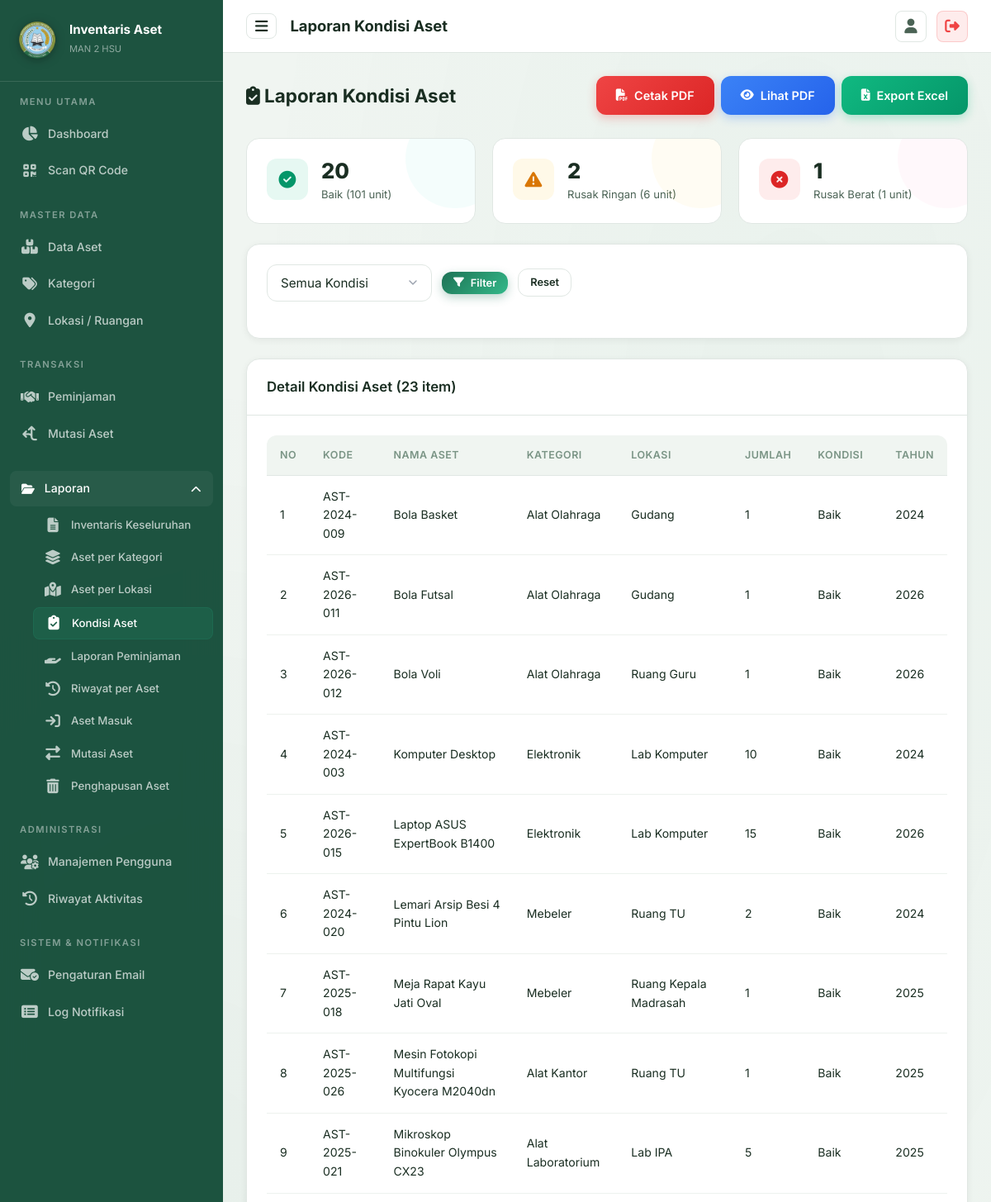
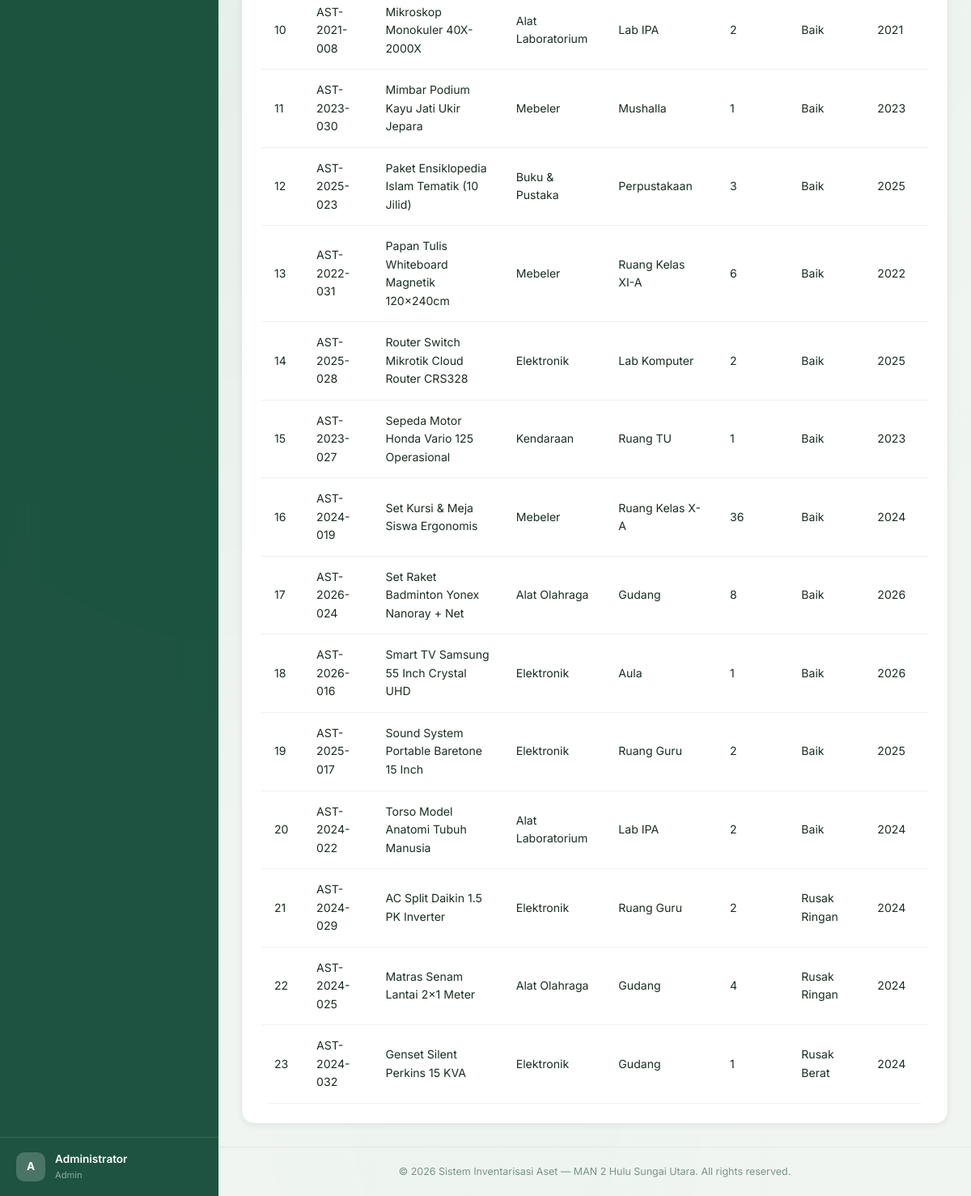
Page /pages/laporan/kondisi_aset.php (signed in) on the committed database (2 pictures, top to bottom).
### tables this page shows
CREATE TABLE `aset` (
  `id` int NOT NULL AUTO_INCREMENT,
  `kode_aset` varchar(50) NOT NULL,
  `nama_aset` varchar(150) NOT NULL,
  `id_kategori` int DEFAULT NULL,
  `id_lokasi` int DEFAULT NULL,
  `jumlah` int NOT NULL DEFAULT '1',
  `kondisi` enum('Baik','Rusak Ringan','Rusak Berat') NOT NULL DEFAULT 'Baik',
  `tahun_perolehan` year DEFAULT NULL,
  `nilai_perolehan` decimal(15,2) DEFAULT '0.00',
  `sumber_dana` varchar(100) DEFAULT NULL,
  `gambar` varchar(255) DEFAULT NULL,
  `keterangan` text,
  `qr_code_path` varchar(255) DEFAULT NULL,
  `created_at` timestamp NULL DEFAULT CURRENT_TIMESTAMP,
  `updated_at` timestamp NULL DEFAULT CURRENT_TIMESTAMP ON UPDATE CURRENT_TIMESTAMP,
  `deleted_at` timestamp NULL DEFAULT NULL,
  `bukti_hapus` varchar(255) DEFAULT NULL,
  `alasan_hapus` text,
  PRIMARY KEY (`id`),
  UNIQUE KEY `kode_aset` (`kode_aset`),
  KEY `id_kategori` (`id_kategori`),
  KEY `id_lokasi` (`id_lokasi`),
  CONSTRAINT `aset_ibfk_1` FOREIGN KEY (`id_kategori`) REFERENCES `kategori` (`id`) ON DELETE SET NULL,
  CONSTRAINT `aset_ibfk_2` FOREIGN KEY (`id_lokasi`) REFERENCES `lokasi` (`id`) ON DELETE SET NULL
);

CREATE TABLE `kategori` (
  `id` int NOT NULL AUTO_INCREMENT,
  `nama_kategori` varchar(100) NOT NULL,
  `keterangan` text,
  `created_at` timestamp NULL DEFAULT CURRENT_TIMESTAMP,
  PRIMARY KEY (`id`)
);

CREATE TABLE `lokasi` (
  `id` int NOT NULL AUTO_INCREMENT,
  `nama_lokasi` varchar(100) NOT NULL,
  `keterangan` text,
  `created_at` timestamp NULL DEFAULT CURRENT_TIMESTAMP,
  PRIMARY KEY (`id`)
);

### pages/laporan/kondisi_aset.php (the view, shortened to what this page needs)
<?php
$pdo = getConnection();
$filterKondisi = $_GET['kondisi'] ?? '';
$where = "WHERE a.deleted_at IS NULL";
$params = [];
$stmt = $pdo->prepare("SELECT a.*, k.nama_kategori, l.nama_lokasi FROM aset a
    LEFT JOIN kategori k ON a.id_kategori = k.id LEFT JOIN lokasi l ON a.id_lokasi = l.id
    $where ORDER BY a.kondisi, a.nama_aset");
$stmt->execute($params);
$data = $stmt->fetchAll();
$summary = $pdo->query("SELECT kondisi, COUNT(*) as total, SUM(jumlah) as unit FROM aset WHERE deleted_at IS NULL GROUP BY kondisi")->fetchAll();
require_once __DIR__ . '/../../includes/header.php';
require_once __DIR__ . '/../../includes/sidebar.php';
?>
<div class="page-header">
    <div><h2><i class="fas fa-clipboard-check"></i> Laporan Kondisi Aset</h2></div>
    <div class="btn-group no-print">
        <a href="export_pdf.php?type=kondisi&kondisi=<?= urlencode($filterKondisi) ?>" class="btn btn-danger"><i class="fas fa-file-pdf"></i> Cetak PDF</a>
        <a href="export_pdf.php?type=kondisi&kondisi=<?= urlencode($filterKondisi) ?>&view=1" target="_blank" class="btn btn-info"><i class="fas fa-eye"></i> Lihat PDF</a>
        <a href="export_excel.php?type=kondisi&kondisi=<?= urlencode($filterKondisi) ?>" class="btn btn-success"><i class="fas fa-file-excel"></i> Export Excel</a>
    </div>
</div>
<div class="stats-grid mb-4">
    <?php foreach ($summary as $s): ?>
    <div class="stat-card <?= $s['kondisi'] === 'Baik' ? 'teal' : ($s['kondisi'] === 'Rusak Ringan' ? 'amber' : 'pink') ?>">
        <div class="stat-icon <?= $s['kondisi'] === 'Baik' ? 'green' : ($s['kondisi'] === 'Rusak Ringan' ? 'amber' : 'red') ?>">
            <i class="fas fa-<?= $s['kondisi'] === 'Baik' ? 'check-circle' : ($s['kondisi'] === 'Rusak Ringan' ? 'exclamation-triangle' : 'times-circle') ?>"></i>
        </div>
        <div class="stat-info"><h3><?= $s['total'] ?></h3><p><?= $s['kondisi'] ?> (<?= $s['unit'] ?> unit)</p></div>
    </div>
    <?php endforeach; ?>
</div>
<div class="card mb-4 no-print"><div class="card-body">
    <form method="GET" class="search-bar">
        <select class="form-control" name="kondisi" style="max-width:200px;">
            <option value="">Semua Kondisi</option>
        </select>
        <button type="submit" class="btn btn-primary btn-sm"><i class="fas fa-filter"></i> Filter</button>
        <a href="<?= BASE_URL ?>/laporan/kondisi" class="btn btn-secondary btn-sm">Reset</a>
    </form>
</div></div>
<div class="card animate-fadeInUp"><div class="card-header"><h3>Detail Kondisi Aset (<?= count($data) ?> item)</h3></div><div class="card-body"><div class="table-wrapper">
    <table><thead><tr><th>No</th><th>Kode</th><th>Nama Aset</th><th>Kategori</th><th>Lokasi</th><th>Jumlah</th><th>Kondisi</th><th>Tahun</th></tr></thead>
    <tbody>
        <?php foreach ($data as $i => $a): ?>
        <tr>
            <td><?= $i+1 ?></td><td><?= htmlspecialchars($a['kode_aset']) ?></td><td><?= htmlspecialchars($a['nama_aset']) ?></td>
            <td><?= htmlspecialchars($a['nama_kategori'] ?? '-') ?></td><td><?= htmlspecialchars($a['nama_lokasi'] ?? '-') ?></td>
            <td><?= $a['jumlah'] ?></td>
            <td><?= htmlspecialchars($a['kondisi']) ?></td>
            <td><?= $a['tahun_perolehan'] ?? '-' ?></td>
        </tr>
        <?php endforeach; ?>
    </tbody></table>
</div></div></div>
<?php require_once __DIR__ . '/../../includes/footer.php'; ?>

### rows in the picture
aset: kode_aset "AST-2024-009", nama_aset "Bola Basket", id_kategori.nama_kategori "Alat Olahraga", id_lokasi.nama_lokasi "Gudang", jumlah "1", kondisi "Baik", tahun_perolehan "2024"
aset: kode_aset "AST-2026-011", nama_aset "Bola Futsal", id_kategori.nama_kategori "Alat Olahraga", id_lokasi.nama_lokasi "Gudang", jumlah "1", kondisi "Baik", tahun_perolehan "2026"
aset: kode_aset "AST-2026-012", nama_aset "Bola Voli", id_kategori.nama_kategori "Alat Olahraga", id_lokasi.nama_lokasi "Ruang Guru", jumlah "1", kondisi "Baik", tahun_perolehan "2026"
aset: kode_aset "AST-2024-003", nama_aset "Komputer Desktop", id_kategori.nama_kategori "Elektronik", id_lokasi.nama_lokasi "Lab Komputer", jumlah "10", kondisi "Baik", tahun_perolehan "2024"
aset: kode_aset "AST-2026-015", nama_aset "Laptop ASUS ExpertBook B1400", id_kategori.nama_kategori "Elektronik", id_lokasi.nama_lokasi "Lab Komputer", jumlah "15", kondisi "Baik", tahun_perolehan "2026"
aset: kode_aset "AST-2024-020", nama_aset "Lemari Arsip Besi 4 Pintu Lion", id_kategori.nama_kategori "Mebeler", id_lokasi.nama_lokasi "Ruang TU", jumlah "2", kondisi "Baik", tahun_perolehan "2024"
aset: kode_aset "AST-2025-018", nama_aset "Meja Rapat Kayu Jati Oval", id_kategori.nama_kategori "Mebeler", id_lokasi.nama_lokasi "Ruang Kepala Madrasah", jumlah "1", kondisi "Baik", tahun_perolehan "2025"
aset: kode_aset "AST-2025-026", nama_aset "Mesin Fotokopi Multifungsi Kyocera M2040dn", id_kategori.nama_kategori "Alat Kantor", id_lokasi.nama_lokasi "Ruang TU", jumlah "1", kondisi "Baik", tahun_perolehan "2025"
aset: kode_aset "AST-2025-021", nama_aset "Mikroskop Binokuler Olympus CX23", id_kategori.nama_kategori "Alat Laboratorium", id_lokasi.nama_lokasi "Lab IPA", jumlah "5", kondisi "Baik", tahun_perolehan "2025"
aset: kode_aset "AST-2021-008", nama_aset "Mikroskop Monokuler 40X-2000X", id_kategori.nama_kategori "Alat Laboratorium", id_lokasi.nama_lokasi "Lab IPA", jumlah "2", kondisi "Baik", tahun_perolehan "2021"
aset: kode_aset "AST-2023-030", nama_aset "Mimbar Podium Kayu Jati Ukir Jepara", id_kategori.nama_kategori "Mebeler", id_lokasi.nama_lokasi "Mushalla", jumlah "1", kondisi "Baik", tahun_perolehan "2023"
aset: kode_aset "AST-2025-023", nama_aset "Paket Ensiklopedia Islam Tematik (10 Jilid)", id_kategori.nama_kategori "Buku & Pustaka", id_lokasi.nama_lokasi "Perpustakaan", jumlah "3", kondisi "Baik", tahun_perolehan "2025"
aset: kode_aset "AST-2022-031", nama_aset "Papan Tulis Whiteboard Magnetik 120x240cm", id_kategori.nama_kategori "Mebeler", id_lokasi.nama_lokasi "Ruang Kelas XI-A", jumlah "6", kondisi "Baik", tahun_perolehan "2022"
aset: kode_aset "AST-2025-028", nama_aset "Router Switch Mikrotik Cloud Router CRS328", id_kategori.nama_kategori "Elektronik", id_lokasi.nama_lokasi "Lab Komputer", jumlah "2", kondisi "Baik", tahun_perolehan "2025"
aset: kode_aset "AST-2023-027", nama_aset "Sepeda Motor Honda Vario 125 Operasional", id_kategori.nama_kategori "Kendaraan", id_lokasi.nama_lokasi "Ruang TU", jumlah "1", kondisi "Baik", tahun_perolehan "2023"
aset: kode_aset "AST-2024-019", nama_aset "Set Kursi & Meja Siswa Ergonomis", id_kategori.nama_kategori "Mebeler", id_lokasi.nama_lokasi "Ruang Kelas X-A", jumlah "36", kondisi "Baik", tahun_perolehan "2024"
aset: kode_aset "AST-2026-024", nama_aset "Set Raket Badminton Yonex Nanoray + Net", id_kategori.nama_kategori "Alat Olahraga", id_lokasi.nama_lokasi "Gudang", jumlah "8", kondisi "Baik", tahun_perolehan "2026"
aset: kode_aset "AST-2026-016", nama_aset "Smart TV Samsung 55 Inch Crystal UHD", id_kategori.nama_kategori "Elektronik", id_lokasi.nama_lokasi "Aula", jumlah "1", kondisi "Baik", tahun_perolehan "2026"
aset: kode_aset "AST-2025-017", nama_aset "Sound System Portable Baretone 15 Inch", id_kategori.nama_kategori "Elektronik", id_lokasi.nama_lokasi "Ruang Guru", jumlah "2", kondisi "Baik", tahun_perolehan "2025"
aset: kode_aset "AST-2024-022", nama_aset "Torso Model Anatomi Tubuh Manusia", id_kategori.nama_kategori "Alat Laboratorium", id_lokasi.nama_lokasi "Lab IPA", jumlah "2", kondisi "Baik", tahun_perolehan "2024"
aset: kode_aset "AST-2024-029", nama_aset "AC Split Daikin 1.5 PK Inverter", id_kategori.nama_kategori "Elektronik", id_lokasi.nama_lokasi "Ruang Guru", jumlah "2", kondisi "Rusak Ringan", tahun_perolehan "2024"
aset: kode_aset "AST-2024-025", nama_aset "Matras Senam Lantai 2x1 Meter", id_kategori.nama_kategori "Alat Olahraga", id_lokasi.nama_lokasi "Gudang", jumlah "4", kondisi "Rusak Ringan", tahun_perolehan "2024"
aset: kode_aset "AST-2024-032", nama_aset "Genset Silent Perkins 15 KVA", id_kategori.nama_kategori "Elektronik", id_lokasi.nama_lokasi "Gudang", jumlah "1", kondisi "Rusak Berat", tahun_perolehan "2024"

### other values in the picture
substr($_SESSION['user_nama'] ?? 'U', 0, 1) "A"
$_SESSION['user_nama'] "Administrator"
$_SESSION['user_role'] "Admin"
$pageTitle "Laporan Kondisi Aset"
$s['total'] "20"
$s['kondisi'] "Baik"
$s['unit'] "101"
$s['total'] "2"
$s['kondisi'] "Rusak Ringan"
$s['unit'] "6"
$s['total'] "1"
$s['kondisi'] "Rusak Berat"
$s['unit'] "1"
count($data) "23"
